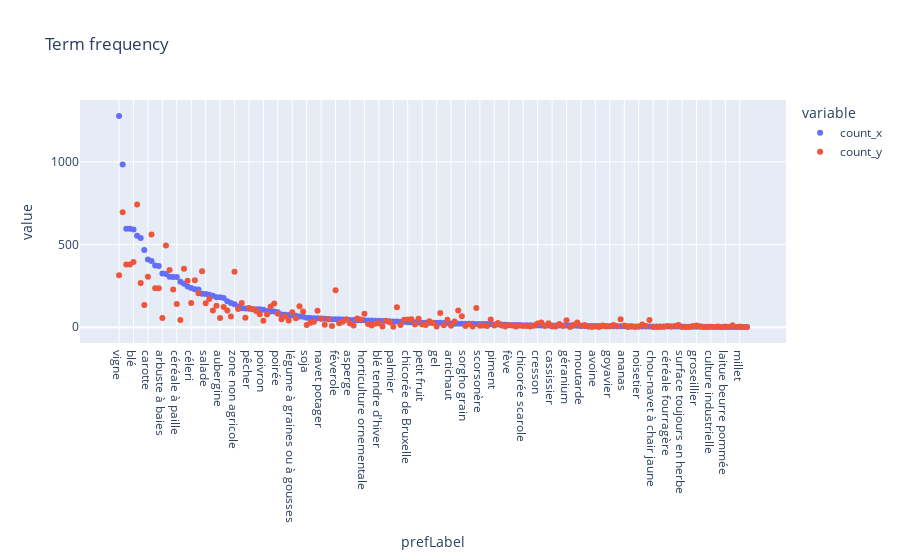

Source (notebook cell):
### Code cell
fig = px.scatter(result, x="prefLabel", y=r, "count_y"], title='Term frequency')
fig.show()

### Figure 1 — Plotly figure (JSON) as saved in the notebook; plotly's stock layout.template omitted (floating-point values rounded to 4 significant figures; data arrays with more than 128 entries replaced by an {"elided": "..."} marker saying what was removed)
{"data": [{"hovertemplate": "variable=count_x<br>prefLabel=%{x}<br>value=%{y}<extra></extra>", "legendgroup": "count_x", "marker": {"color": "#636efa", "symbol": "circle"}, "mode": "markers", "name": "count_x", "orientation": "v", "showlegend": true, "type": "scatter", "x": {"elided": "175 str values"}, "xaxis": "x", "y": {"elided": "175 int values"}, "yaxis": "y"}, {"hovertemplate": "variable=count_y<br>prefLabel=%{x}<br>value=%{y}<extra></extra>", "legendgroup": "count_y", "marker": {"color": "#EF553B", "symbol": "circle"}, "mode": "markers", "name": "count_y", "orientation": "v", "showlegend": true, "type": "scatter", "x": {"elided": "175 str values"}, "xaxis": "x", "y": {"elided": "175 int values"}, "yaxis": "y"}], "layout": {"legend": {"title": {"text": "variable"}, "tracegroupgap": 0}, "title": {"text": "Term frequency"}, "xaxis": {"anchor": "y", "domain": [0, 1], "title": {"text": "prefLabel"}}, "yaxis": {"anchor": "x", "domain": [0, 1], "title": {"text": "value"}}}}
